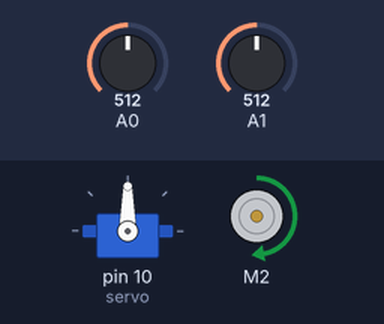
The sketch below on a simulated Arduino Uno, built with avr-gcc and run on an emulated ATmega328P. On the bench: servo, DC motor (green arrow = forward, orange = backward, longer = faster). The test bench sets the inputs (shaded band); at power-on: A0 = 512, A1 = 512.

Above: at 1.2 s.
1.3 s: A0 set to 716
At 2.5 s:
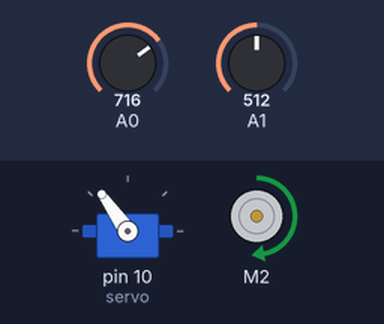
2.8 s: A1 set to 716
At 3.9 s:
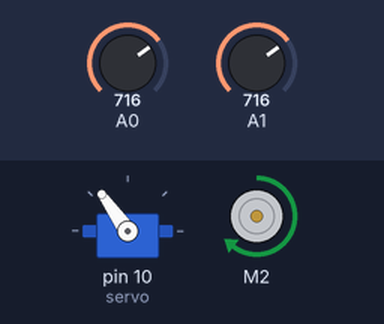
4.3 s: A0 set to 900
At 5.0 s:
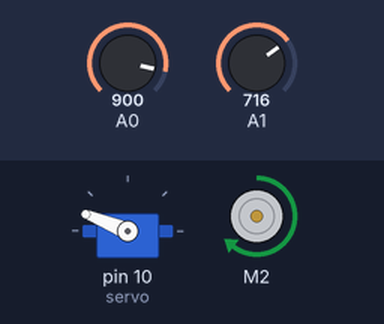
5.8 s: A1 set to 900
At 6.1 s:
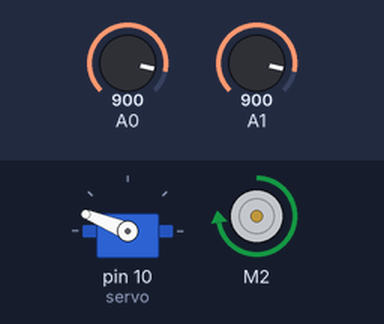
7.3 s: A0 set to 1023
At 8.5 s:
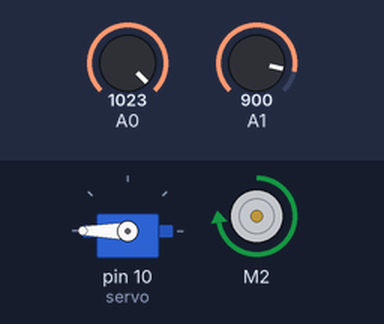
8.8 s: A1 set to 1023
At 9.6 s:
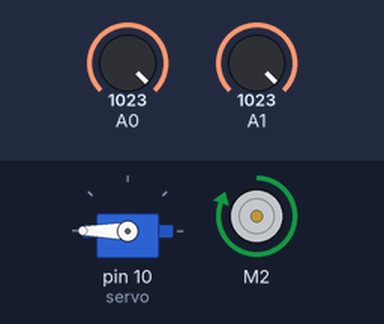
Timing chart, 0 to 11.3 s (numbered marks = the images above; inputs shaded):
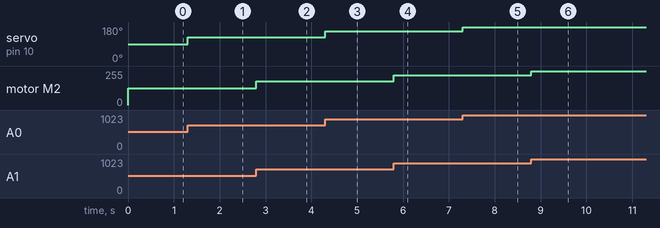

Measured:
- after the input at 1.3 s, servo on pin 10 (servo): 90° → 125° at once
- after the input at 2.8 s, motor M2: forward 127/255 → forward 178/255 at once
- after the input at 4.3 s, servo on pin 10 (servo): 125° → 158° at once
- after the input at 5.8 s, motor M2: forward 178/255 → forward 224/255 at once
- after the input at 7.3 s, servo on pin 10 (servo): 158° → 180° at once
- after the input at 8.8 s, motor M2: forward 224/255 → forward 255/255 at once

The sketch:

sketch_aug26a.ino
```cpp
#include <AFMotor.h>
#include <Servo.h>
AF_DCMotor motor1(2);
Servo servo;
int servoPos=0;
int val=0;
void setup() {
 servo.attach(10); // put your setup code here, to run once:
 pinMode(A0,INPUT);
 pinMode(A1,INPUT);
}

void loop() {
 servoPos=analogRead(A0);
 int val1=map(servoPos,0,1023,0,180);
 servo.write(val1);
 val=analogRead(A1);
 int val2=map(val,0,1023,0,255);
 motor1.setSpeed(val2);
 motor1.run(FORWARD);// put your main code here, to run repeatedly:
}
```
